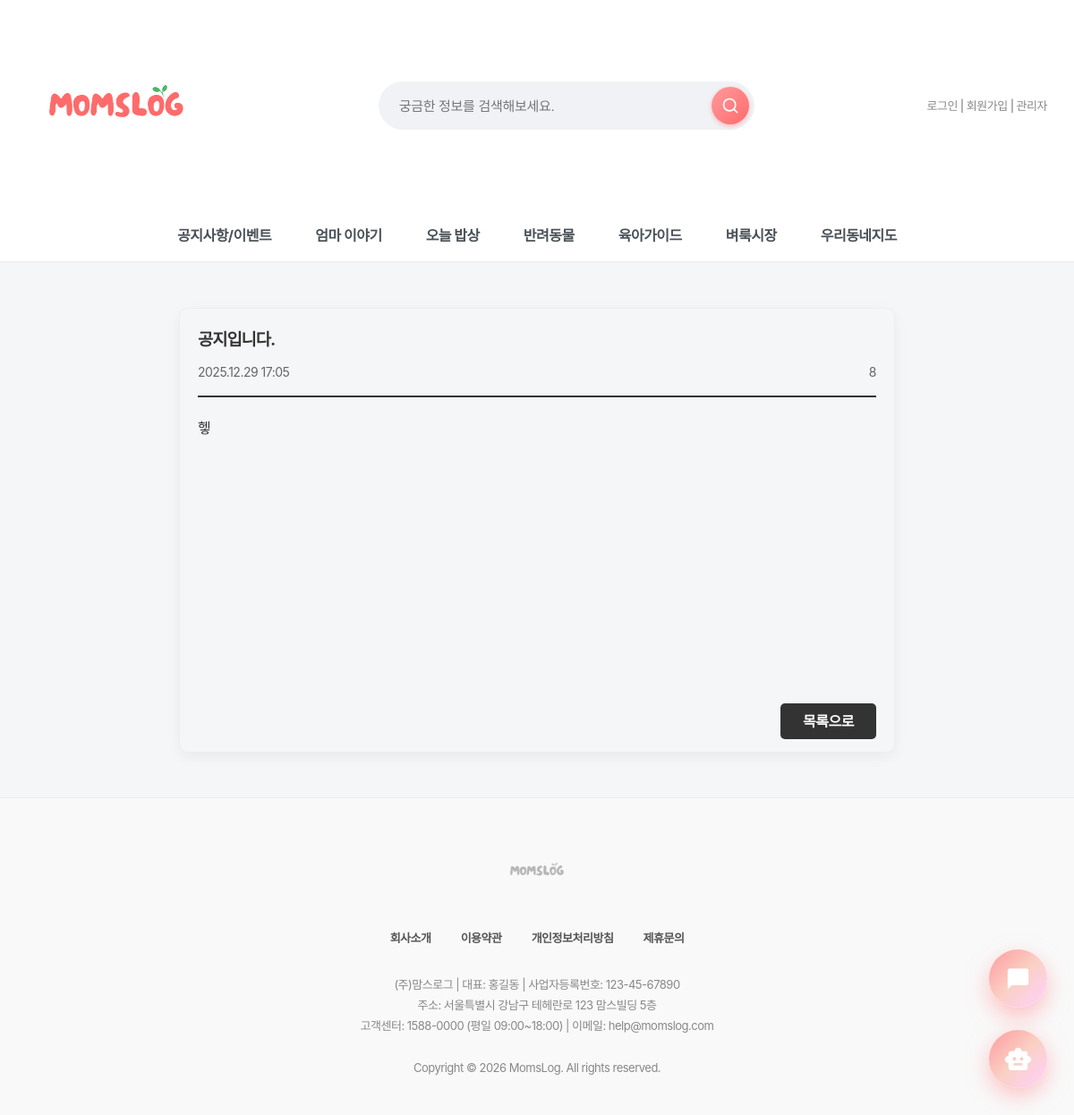
Screenshot of /board/notice/2/ with the database file from the repository.
### board/models.py (models this page shows, shortened)
class Notice(models.Model):
    title = models.CharField("제목", max_length=100)
    content = models.TextField("내용")
    created_at = models.DateTimeField("작성일", auto_now_add=True)
    view_count = models.IntegerField("조회수", default=0)
    class Meta:
        verbose_name = '공지사항'
        verbose_name_plural = '공지사항'

### board/views.py (the view)
# urls.py: path('notice/<int:pk>/', views.notice_detail, name='notice_detail'),
def notice_detail(request, pk):
    notice = get_object_or_404(Notice, pk=pk)
    notice.view_count += 1
    notice.save()
    return render(request, 'board/notice_detail.html', {'notice': notice})

### quests/context_processors.py (called while the page is built, shortened)
def today_quest(request):
    if not request.user.is_authenticated:
        return {
            "today_quest": None,
            "grade_progress": None,
        }

### board/templates/board/notice_detail.html
{% extends 'base.html' %}
{% block content %}
<div style="max-width: 800px; margin: 50px auto; padding: 20px; border: 1px solid #eee; border-radius: 10px; box-shadow: 0 5px 15px rgba(0,0,0,0.05);">
    <div style="border-bottom: 2px solid #333; padding-bottom: 15px; margin-bottom: 20px;">
        <h3 style="margin: 0 0 10px 0;">{{ notice.title }}</h3>
        <div style="color: #666; font-size: 14px; display: flex; justify-content: space-between;">
            <span> {{ notice.created_at|date:"Y.m.d H:i" }}</span>
            <span> {{ notice.view_count }}</span>
        </div>
    </div>
    <div style="min-height: 300px; line-height: 1.8; font-size: 16px; margin-bottom: 30px;">
        {{ notice.content|linebreaksbr }}
    </div>
    <div style="text-align: right;">
        <a href="{% url 'board:notice_list' %}" style="padding: 10px 25px; background: #333; color: white; border-radius: 5px; text-decoration: none; font-weight: bold;">목록으로</a>
    </div>
</div>
{% endblock %}

### static/css/style.css (style rules this page uses)
body { font-family: "Pretendard Variable", "Pretendard", -apple-system, BlinkMacSystemFont, system-ui, Roboto, "Helvetica Neue", "Segoe UI", "Apple SD Gothic Neo", "Noto Sans KR", "Malgun Gothic", "Apple Color Emoji", "Segoe UI Emoji", "Segoe UI Symbol", sans-serif; margin: 0; padding: 0; background-color: #f4f6f8; color: #333; line-height: 1.6; letter-spacing: -0.5px; -webkit-font-smoothing: antialiased; -moz-osx-font-smoothing: grayscale; }
h1, h2, h3, h4, h5, h6 { font-weight: 700; letter-spacing: -1px; margin-top: 0; }
a { text-decoration: none; color: inherit; transition: all 0.3s ease; }

### static/css/mobile.css (style rules this page uses)
* { box-sizing: border-box; }

### static/css/darkmode.css (style rules this page uses)
body, header, .main-nav, .card, input, textarea, select, button, table { transition: background-color 0.3s ease, color 0.3s ease, border-color 0.3s ease; }

### static/css/premium-finish.css (style rules this page uses)
* { --transition-fast: 0.2s; --transition-normal: 0.3s; --transition-slow: 0.5s; --ease-spring: cubic-bezier(0.23, 1, 0.320, 1); --ease-smooth: cubic-bezier(0.25, 0.46, 0.45, 0.94); }

### static/css/chatbot.css (style rules this page uses)
:root { --primary-gradient: linear-gradient(135deg, #FF9A9E 0%, #FAD0C4 50%, #FFD1FF 100%); --glass-bg: rgba(255, 255, 255, 0.85); --glass-border: 1px solid rgba(255, 255, 255, 0.5); --shadow-xl: 0 20px 40px rgba(0, 0, 0, 0.1), 0 10px 20px rgba(0, 0, 0, 0.05); --text-dark: #2d3436; }
body { font-family: 'Pretendard', sans-serif; }

### main/templates/base.html (style rules this page uses)
* { font-family: "Pretendard", -apple-system, BlinkMacSystemFont, system-ui, Roboto, "Helvetica Neue", "Segoe UI", "Apple SD Gothic Neo", "Noto Sans KR", "Malgun Gothic", "Apple Color Emoji", "Segoe UI Emoji", "Segoe UI Symbol", sans-serif; }

### rows the page displays
Notice: title "공지입니다.", created_at "2025.12.29 17:05", view_count "8", content "헿"
